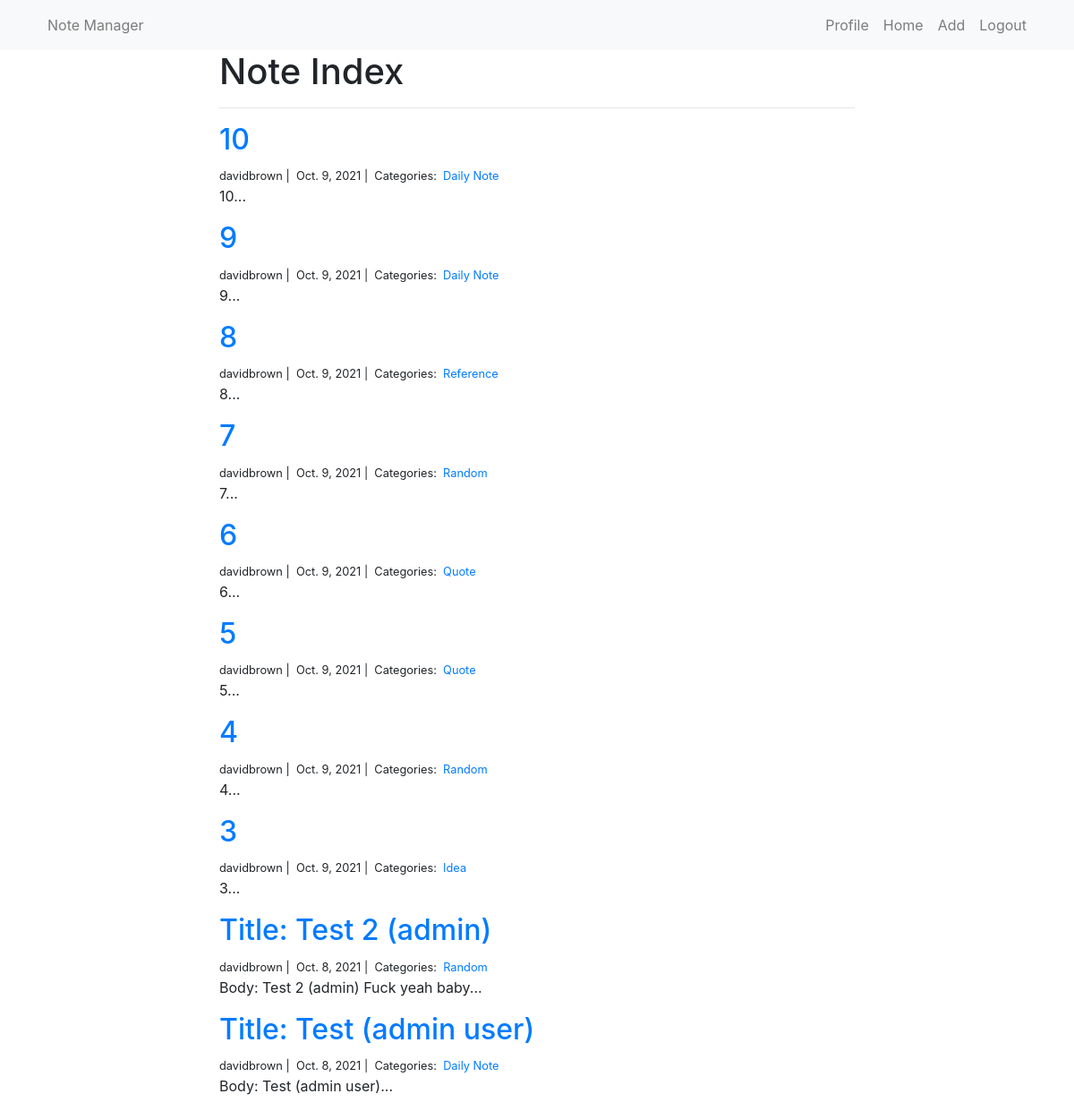
/note_manager/notes/ (signed in), run on an earlier commit of the app's database.
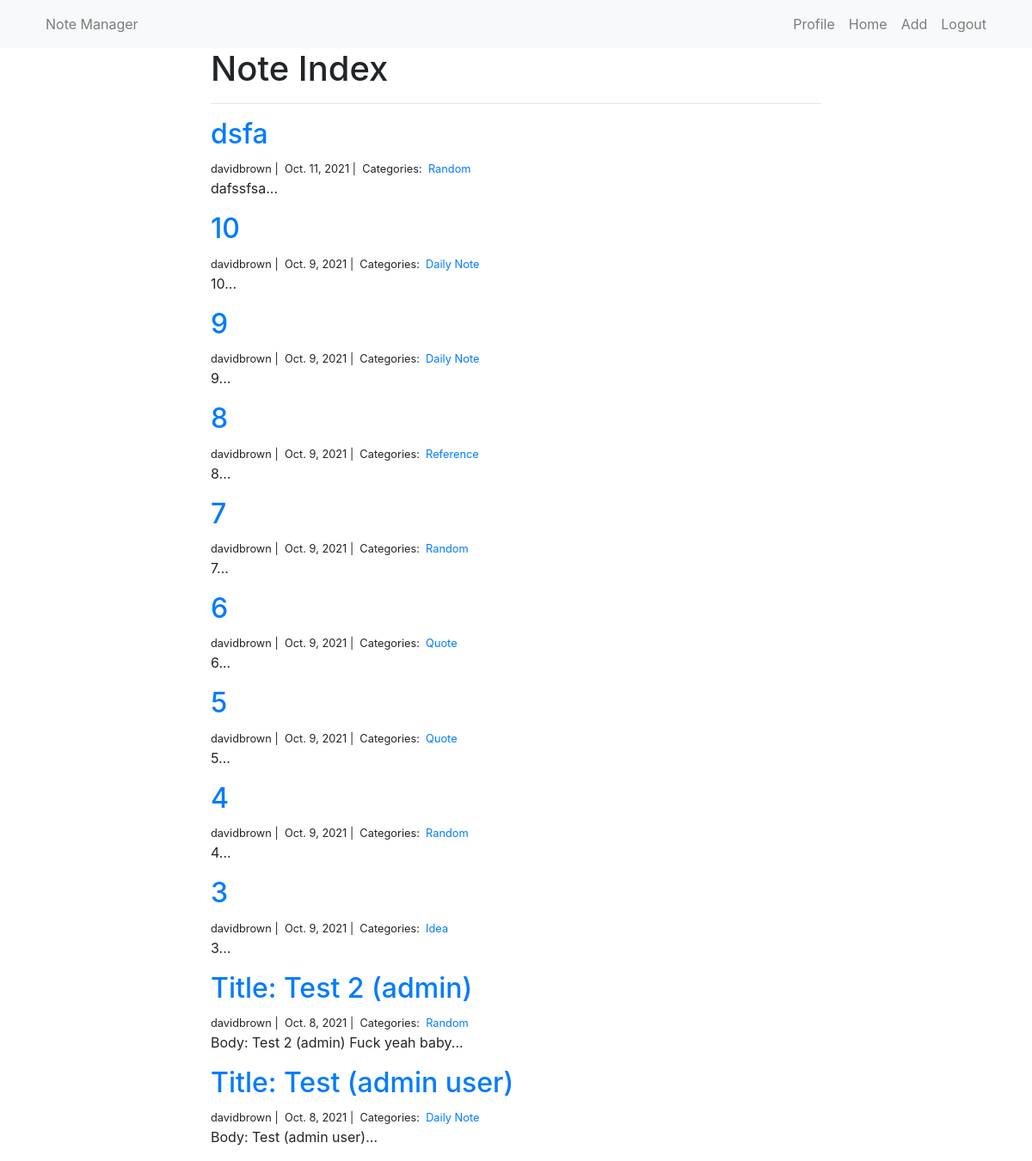
And on a later commit of the database.
### note_manager/models.py (models this page shows, shortened)
class Note(models.Model):
    title = models.CharField(max_length=255)
    body = models.TextField()
    created_on = models.DateTimeField(auto_now_add=True) # auto_now_add assigns curr data/time to this field whenever instance is created
    last_modified = models.DateTimeField(auto_now=True) # auto_now assigns curr date/time to field whenever instance is SAVED (edits)
    categories = models.ManyToManyField('Category', related_name='notes') # link categories/notes (many-to-many) using djangos ManytoManyField type
    author = models.ForeignKey(User, on_delete=models.CASCADE)

class Category(models.Model):
    name = models.CharField(max_length=20)

### note_manager/views.py (the view)
# urls.py: path("notes/", views.note_index, name="note_index"),
@login_required
def note_index(request):
    user = request.user # get logged in user from request
    notes = Note.objects.filter(author=user).order_by('-created_on')
    context = {
        "notes": notes,
    }
    paginate_by = 4
    return render(request, "note_index.html", context)

### note_manager/templates/note_index.html (shortened to what this page needs)
{% extends "base.html" %}
{% block page_content %}
<div class="col-md-8 offset-md-2">
    <h1>Note Index</h1>
    <hr>
    {% for note in notes %}
    <h2><a href="{% url 'note_detail' note.pk%}">{{ note.title }}</a></h2>
    <small>
        {{ note.author }} |&nbsp;
        {{ note.created_on.date }} |&nbsp;
        Categories:&nbsp;
        {% for category in note.categories.all %}
        <a href="{% url 'note_category' category.name %}">
            {{ category.name }}
        </a>&nbsp;
        {% endfor %}
    </small>
    <p>{{ note.body | slice:":400" }}...</p>
    {% endfor %}
</div>
{% endblock %}

What changed in the data, as far as the page shows it:
added Note: title "dsfa", author "davidbrown", created_on "Oct. 11, 2021", body "dafssfsa", Category (name "Random")
